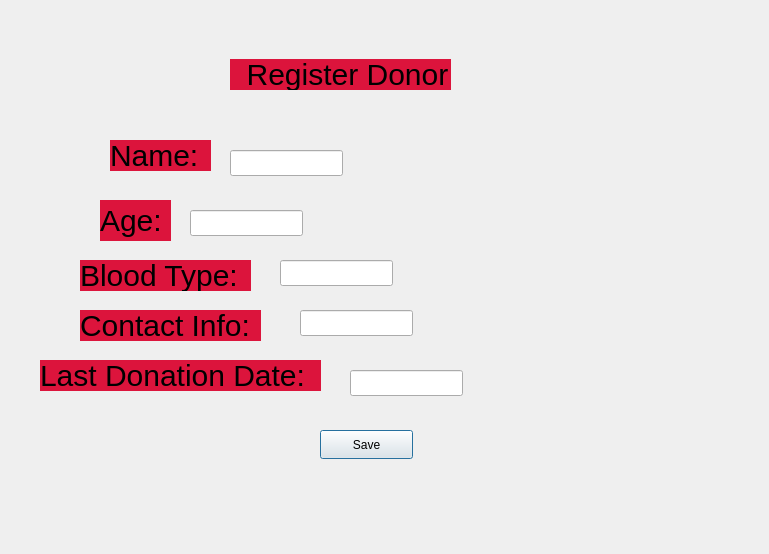
<?xml version="1.0" encoding="UTF-8"?>
<ui version="4.0">
 <class>registerdonordialog</class>
 <widget class="QDialog" name="registerdonordialog">
  <property name="geometry">
   <rect>
    <x>0</x>
    <y>0</y>
    <width>769</width>
    <height>554</height>
   </rect>
  </property>
  <property name="windowTitle">
   <string>Dialog</string>
  </property>
  <property name="styleSheet">
   <string notr="true">QLabel{
font-size:30px;
background: crimson;
color: black;
}</string>
  </property>
  <widget class="QPushButton" name="pushButton">
   <property name="geometry">
    <rect>
     <x>320</x>
     <y>430</y>
     <width>93</width>
     <height>29</height>
    </rect>
   </property>
   <property name="text">
    <string>Save</string>
   </property>
  </widget>
  <widget class="QLabel" name="label">
   <property name="geometry">
    <rect>
     <x>230</x>
     <y>59</y>
     <width>221</width>
     <height>31</height>
    </rect>
   </property>
   <property name="text">
    <string>  Register Donor</string>
   </property>
  </widget>
  <widget class="QLabel" name="label_2">
   <property name="geometry">
    <rect>
     <x>110</x>
     <y>140</y>
     <width>101</width>
     <height>31</height>
    </rect>
   </property>
   <property name="text">
    <string>Name: </string>
   </property>
  </widget>
  <widget class="QLabel" name="label_4">
   <property name="geometry">
    <rect>
     <x>100</x>
     <y>200</y>
     <width>71</width>
     <height>41</height>
    </rect>
   </property>
   <property name="text">
    <string>Age:</string>
   </property>
  </widget>
  <widget class="QLabel" name="label_5">
   <property name="geometry">
    <rect>
     <x>80</x>
     <y>260</y>
     <width>171</width>
     <height>31</height>
    </rect>
   </property>
   <property name="text">
    <string>Blood Type: </string>
   </property>
  </widget>
  <widget class="QLabel" name="label_6">
   <property name="geometry">
    <rect>
     <x>80</x>
     <y>310</y>
     <width>181</width>
     <height>31</height>
    </rect>
   </property>
   <property name="text">
    <string>Contact Info: </string>
   </property>
  </widget>
  <widget class="QLabel" name="label_7">
   <property name="geometry">
    <rect>
     <x>40</x>
     <y>360</y>
     <width>281</width>
     <height>31</height>
    </rect>
   </property>
   <property name="text">
    <string>Last Donation Date:</string>
   </property>
  </widget>
  <widget class="QLineEdit" name="lineEdit">
   <property name="geometry">
    <rect>
     <x>230</x>
     <y>150</y>
     <width>113</width>
     <height>26</height>
    </rect>
   </property>
  </widget>
  <widget class="QLineEdit" name="lineEdit_2">
   <property name="geometry">
    <rect>
     <x>190</x>
     <y>210</y>
     <width>113</width>
     <height>26</height>
    </rect>
   </property>
  </widget>
  <widget class="QLineEdit" name="lineEdit_3">
   <property name="geometry">
    <rect>
     <x>280</x>
     <y>260</y>
     <width>113</width>
     <height>26</height>
    </rect>
   </property>
  </widget>
  <widget class="QLineEdit" name="lineEdit_4">
   <property name="geometry">
    <rect>
     <x>300</x>
     <y>310</y>
     <width>113</width>
     <height>26</height>
    </rect>
   </property>
  </widget>
  <widget class="QLineEdit" name="lineEdit_5">
   <property name="geometry">
    <rect>
     <x>350</x>
     <y>370</y>
     <width>113</width>
     <height>26</height>
    </rect>
   </property>
  </widget>
 </widget>
 <resources/>
 <connections/>
</ui>
